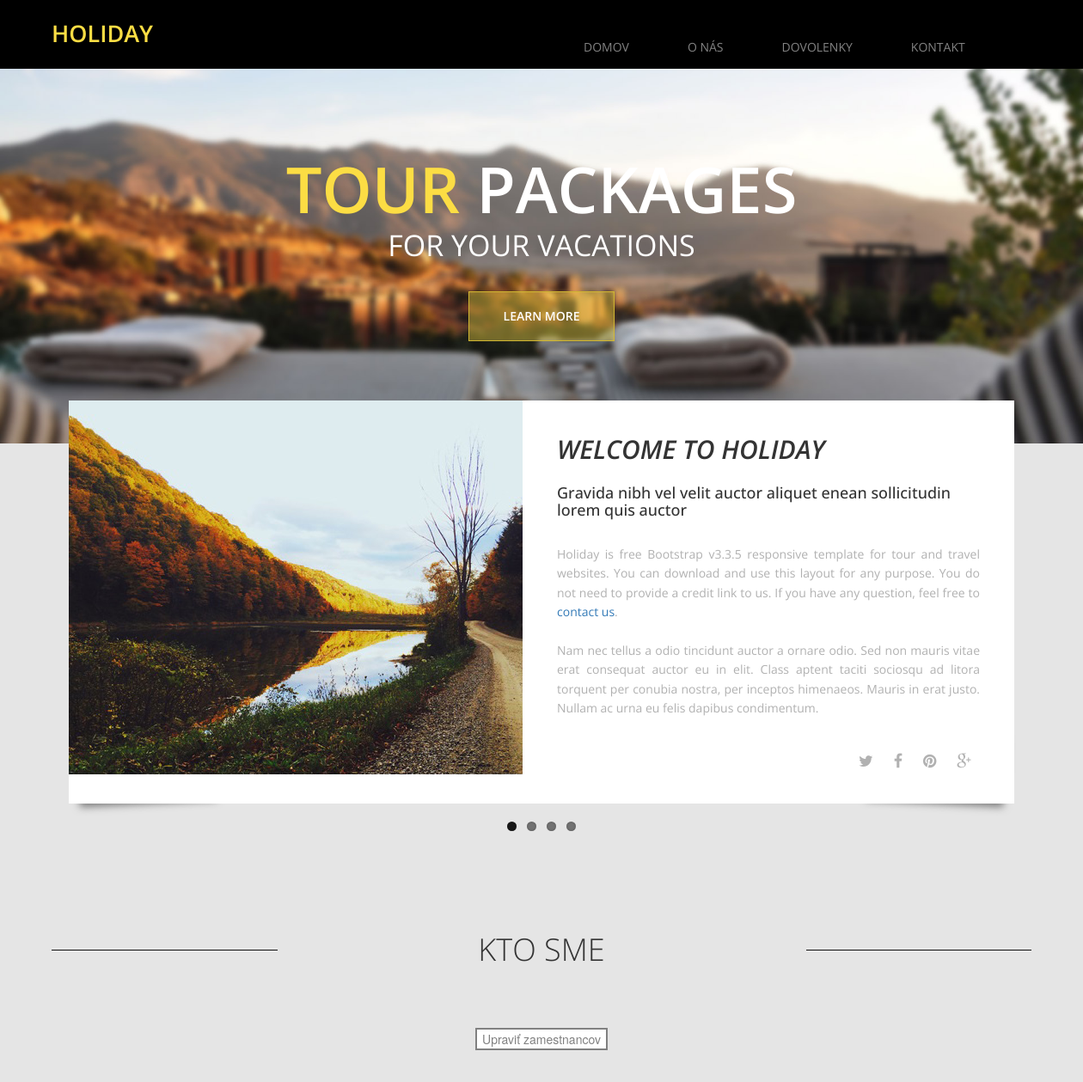
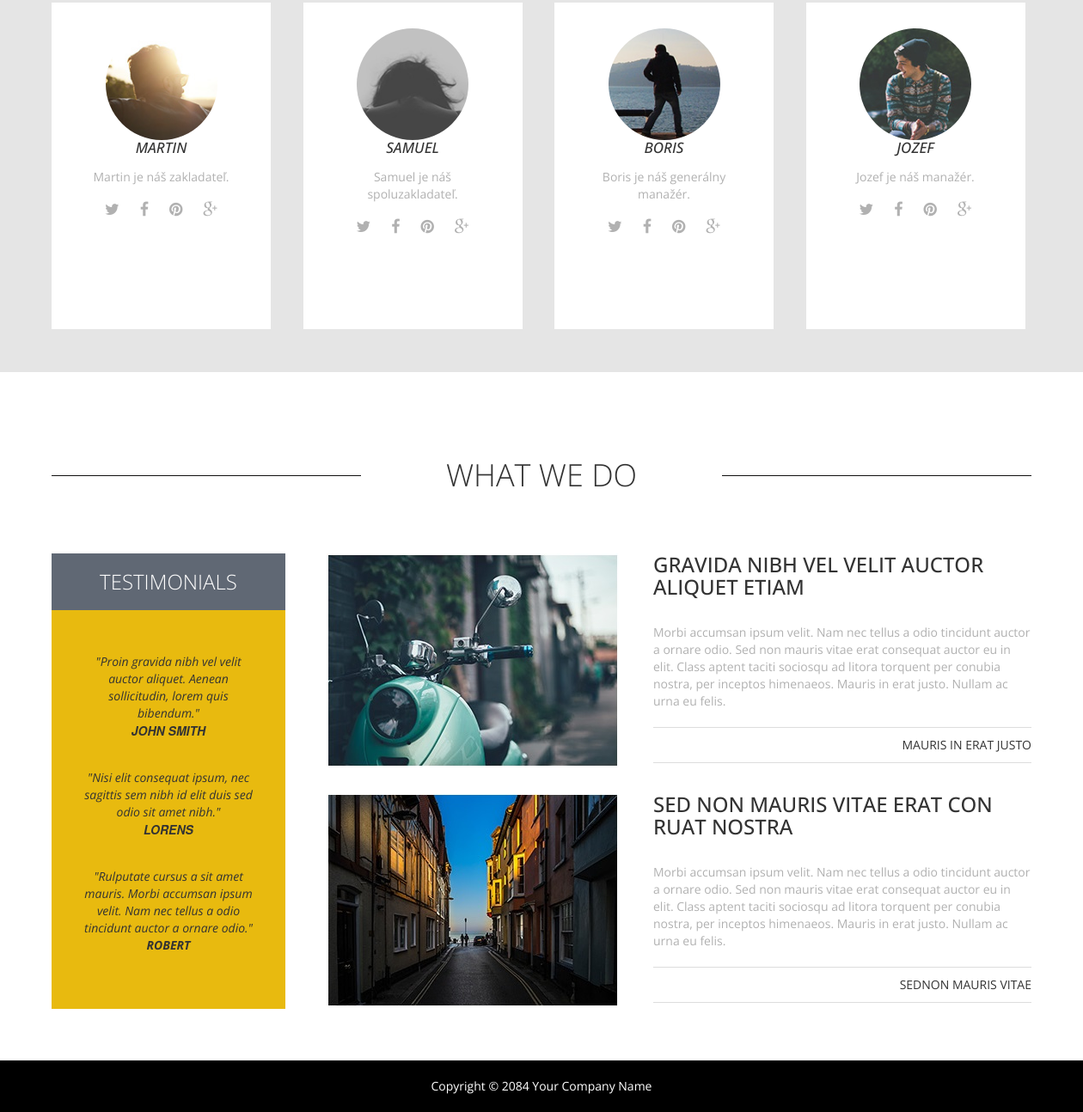
Page /about.php on the committed database (2 pictures, top to bottom).
### tables this page shows
CREATE TABLE `menu` (
  `id` int(11) NOT NULL,
  `sys_nazov` varchar(20) NOT NULL,
  `zobrazene_nazov` varchar(20) NOT NULL,
  `cesta` varchar(20) NOT NULL,
  `vytvorene` varchar(30) NOT NULL,
  `upravene` varchar(30) NOT NULL
);

CREATE TABLE `zamestnanci` (
  `id` int(11) NOT NULL,
  `nazov` varchar(40) NOT NULL,
  `popis` varchar(50) NOT NULL,
  `fotka` varchar(40) NOT NULL
);

### db.php (called while the page is built, shortened)
<?php
class DB
{
    private $connection;
    public function __construct($host, $dbNazov, $username, $password, $port = '')
    {
        try {
            $this->connection = new \PDO("mysql:host=$host;dbname=$dbNazov;port=$port", $username, $password);
            $this->connection->setAttribute(\PDO::ATTR_ERRMODE, \PDO::ERRMODE_EXCEPTION);
        } catch (\PDOException $e) {
            echo "Connection failed: " . $e->getMessage();
        }
    }
    public function getMenuItems() {
        $menuItems = [];
        $sql = "SELECT * FROM menu";
        try {
            $query = $this->connection->query($sql);
            while ($row = $query->fetch()) {
                $menuItems[] = [
                    'nazov' => $row['zobrazene_nazov'],
                    'url' => $row['cesta']
                ];
            }
            return $menuItems;
        } catch (\PDOException $e) {
            return [];
        }
    }
    public function getZamestnanci() {
        $zamestnanciData = [];
        $sql = "SELECT * FROM zamestnanci";
        try {
            $query = $this->connection->query($sql);
            while ($row = $query->fetch()) {
                $zamestnanciData[] = [
                    'meno' => $row['nazov'],
                    'popis' => $row['popis'],
                    'obrazok' => $row['fotka'],
                    'id' => $row['id'],
                ];
            }
            return $zamestnanciData;
        } catch (\PDOException $e) {
            return [];
        }
    }
}

### about.php (the view, shortened to what this page needs)
<?php
$db = $GLOBALS['db'];
$menu = $db->getMenuItems();
$zamestnanci = $db->getZamestnanci();
?>
<!DOCTYPE html>
<html lang="en">
<head>
  <link href="css/font-awesome.min.css" rel="stylesheet">
  <link href="css/bootstrap.min.css" rel="stylesheet">
  <link href="css/bootstrap-datetimepicker.min.css" rel="stylesheet">
  <link href="css/flexslider.css" rel="stylesheet">
  <link href="css/templatemo-style.css" rel="stylesheet">
  </head>
  <body class="tm-gray-bg">
  	<div class="tm-header">
  		<div class="container">
  			<div class="row">
  				<div class="col-lg-6 col-md-4 col-sm-3 tm-site-name-container">
  					<a href="#" class="tm-site-name">Holiday</a>
  				</div>
	  			<div class="col-lg-6 col-md-8 col-sm-9">
	  				<nav class="tm-nav">
						<ul>
                            <?php
                            foreach ($menu as $item) {
                                echo '<li><a href="'.$item['url'].'">'.$item['nazov'].'</a></li>';
                            }
                            ?>
						</ul>
					</nav>
	  			</div>
  			</div>
  		</div>
  	</div>
	<section class="tm-banner">
		<div class="flexslider flexslider-banner">
		  <ul class="slides">
		    <li>
			    <div class="tm-banner-inner">
					<h1 class="tm-banner-title"><span class="tm-yellow-text">Tour</span> Packages</h1>
					<p class="tm-banner-subtitle">For Your Vacations</p>
					<a href="#more" class="tm-banner-link">Learn More</a>
				</div>
		      <img src="img/banner-3.jpg" />
		    </li>
		  </ul>
		</div>
	</section>
	<section class="container tm-home-section-1" id="more">
		<div class="row">
			<div class="flexslider flexslider-about effect2">
			  <ul class="slides">
			    <li>
			      <img src="img/about-1.jpg" alt="image" />
			      <div class="flex-caption">
			      	<h2 class="slider-title">Welcome To Holiday</h2>
			      	<h3 class="slider-subtitle">Gravida nibh vel velit auctor aliquet enean sollicitudin lorem quis auctor</h3>
			      	<p class="slider-description">Holiday is free Bootstrap v3.3.5 responsive template for tour and travel websites. You can download and use this layout for any purpose. You do not need to provide a credit link to us. If you have any question, feel free to <a href="http://www.facebook.com/templatemo" target="_parent">contact us</a>. <br><br>
                    Nam nec tellus a odio tincidunt auctor a ornare odio. Sed non mauris vitae erat consequat auctor eu in elit. Class aptent taciti sociosqu ad litora torquent per conubia nostra, per inceptos himenaeos. Mauris in erat justo. Nullam ac urna eu felis dapibus condimentum.</p>
			      	<div class="slider-social">
			      		<a href="#" class="tm-social-icon"><i class="fa fa-twitter"></i></a>
			      		<a href="#" class="tm-social-icon"><i class="fa fa-facebook"></i></a>
			      		<a href="#" class="tm-social-icon"><i class="fa fa-pinterest"></i></a>
			      		<a href="#" class="tm-social-icon"><i class="fa fa-google-plus"></i></a>
			      	</div>
			      </div>
			    </li>
			  </ul>
			</div>
		</div>
		<div class="section-margin-top about-section">
			<div class="row">
				<div class="tm-section-header">
					<div class="col-lg-3 col-md-3 col-sm-3"><hr></div>
					<div class="col-lg-6 col-md-6 col-sm-6"><h2 class="tm-section-title">Kto sme</h2></div>
					<div class="col-lg-3 col-md-3 col-sm-3"><hr></div>
				</div>
			</div>
            <div class="center">
                <button onclick="location.href='zamestnanci.php'">Upraviť zamestnancov</button>
            </div>
			<div class="row">
                <?php
                foreach ($zamestnanci as $zamestnanciData => $zamestnanciHodnota) {
                ?>
				<div class="col-lg-3 col-md-3 col-sm-6 col-xs-12">
					<div class="tm-about-box-1">
						<a href="#"><?php
                            echo '<img style="border-radius: 50%" src="img/'.$zamestnanciHodnota['obrazok'].'" onerror="this.src=\'img/altimage.jpg\'" width="130" height="130" >';
                            ?></a>
						<h3 class="tm-about-box-1-title"><?php echo $zamestnanciHodnota['meno']; ?></h3>
						<p class="margin-bottom-15 gray-text"><?php echo $zamestnanciHodnota['popis']; ?></p>
						<div class="gray-text">
							<a href="#" class="tm-social-icon"><i class="fa fa-twitter"></i></a>
							<a href="#" class="tm-social-icon"><i class="fa fa-facebook"></i></a>
							<a href="#" class="tm-social-icon"><i class="fa fa-pinterest"></i></a>
							<a href="#" class="tm-social-icon"><i class="fa fa-google-plus"></i></a>
						</div>
					</div>
				</div>
                <?php
                }
                ?>
			</div>
		</div>
	</section>
	<section class="tm-white-bg section-padding-bottom">
		<div class="container">
			<div class="row">
				<div class="tm-section-header section-margin-top">
					<div class="col-lg-4 col-md-3 col-sm-3"><hr></div>
					<div class="col-lg-4 col-md-6 col-sm-6"><h2 class="tm-section-title">What we do</h2></div>
					<div class="col-lg-4 col-md-3 col-sm-3"><hr></div>
				</div>
			</div>
			<div class="row">
				<div class="col-lg-12">
					<div class="tm-what-we-do-right">
						<div class="tm-about-box-2 margin-bottom-30">
							<img src="img/about-2.jpg" alt="image" class="tm-about-box-2-img">
							<div class="tm-about-box-2-text">
								<h3 class="tm-about-box-2-title">Gravida Nibh Vel Velit Auctor Aliquet Etiam</h3>
				                <p class="tm-about-box-2-description gray-text">Morbi accumsan ipsum velit. Nam nec tellus a odio tincidunt auctor a ornare odio. Sed non mauris vitae erat consequat auctor eu in elit. Class aptent taciti sociosqu ad litora torquent per conubia nostra, per inceptos himenaeos. Mauris in erat justo. Nullam ac urna eu felis.</p>
				                <p class="tm-about-box-2-footer">Mauris In Erat Justo</p>
							</div>
						</div>
						<div class="tm-about-box-2">
							<img src="img/about-3.jpg" alt="image" class="tm-about-box-2-img">
							<div class="tm-about-box-2-text">
								<h3 class="tm-about-box-2-title">Sed Non Mauris Vitae Erat Con Ruat Nostra</h3>
				                <p class="tm-about-box-2-description gray-text">Morbi accumsan ipsum velit. Nam nec tellus a odio tincidunt auctor a ornare odio. Sed non mauris vitae erat consequat auctor eu in elit. Class aptent taciti sociosqu ad litora torquent per conubia nostra, per inceptos himenaeos. Mauris in erat justo. Nullam ac urna eu felis.</p>
				                <p class="tm-about-box-2-footer">Sednon Mauris Vitae</p>
							</div>
						</div>
					</div>
					<div class="tm-testimonials-box">
						<h3 class="tm-testimonials-title">Testimonials</h3>
						<div class="tm-testimonials-content">
							<div class="tm-testimonial">
								<p>"Proin gravida nibh vel velit auctor aliquet. Aenean sollicitudin, lorem quis bibendum."</p>
		                		<strong class="text-uppercase">John Smith</strong>
							</div>
							<div class="tm-testimonial">
								<p>"Nisi elit consequat ipsum, nec sagittis sem nibh id elit duis sed odio sit amet nibh."</p>
			                	<strong class="text-uppercase">Lorens</strong>
							</div>
	       					<div class="tm-testimonial">
	       						<p>"Rulputate cursus a sit amet mauris. Morbi accumsan ipsum velit. Nam nec tellus a odio tincidunt auctor a ornare odio."<p>
	                			<strong class="text-uppercase">Robert</strong>
	       					</div>
						</div>
					</div>
				</div>
			</div>
		</div>
	</section>
	<footer class="tm-black-bg">
		<div class="container">
			<div class="row">
				<p class="tm-copyright-text">Copyright &copy; 2084 Your Company Name</p>
			</div>
		</div>
	</footer>
 </body>
 </html>

### css/flexslider.css (style rules this page uses)
.slides, .slides > li, .flex-control-nav, .flex-direction-nav { margin: 0; padding: 0; list-style: none; }
.flexslider { margin: 0; padding: 0; }
.flexslider .slides > li { display: none; -webkit-backface-visibility: hidden; }
.flexslider .slides img { width: 100%; display: block; }
.flexslider .slides:after { content: "\0020"; display: block; clear: both; visibility: hidden; line-height: 0; height: 0; }
.flexslider { margin: 0 0 60px; background: #ffffff; border: 4px solid #ffffff; position: relative; zoom: 1; -webkit-border-radius: 4px; -moz-border-radius: 4px; border-radius: 4px; -webkit-box-shadow: '' 0 1px 4px rgba(0, 0, 0, 0.2); -moz-box-shadow: '' 0 1px 4px rgba(0, 0, 0, 0.2); -o-box-shadow: '' 0 1px 4px rgba(0, 0, 0, 0.2); box-shadow: '' 0 1px 4px rgba(0, 0, 0, 0.2); }
.flexslider .slides { zoom: 1; }
.flexslider .slides img { height: auto; }

### about.php (style rules this page uses)
.center { display: flex; justify-content: center; align-items: center; padding-bottom: 40px; }
button { background-color: white; border: 2px solid gray; color: gray; }

### rows in the picture
menu: zobrazene_nazov "DOMOV"
menu: zobrazene_nazov "O NÁS"
menu: zobrazene_nazov "DOVOLENKY"
menu: zobrazene_nazov "KONTAKT"
zamestnanci: fotka (picture), nazov "MARTIN", popis "Martin je náš zakladateľ."
zamestnanci: fotka (picture), nazov "SAMUEL", popis "Samuel je náš spoluzakladateľ."
zamestnanci: fotka (picture), nazov "BORIS", popis "Boris je náš generálny manažér."
zamestnanci: fotka (picture), nazov "JOZEF", popis "Jozef je náš manažér."
